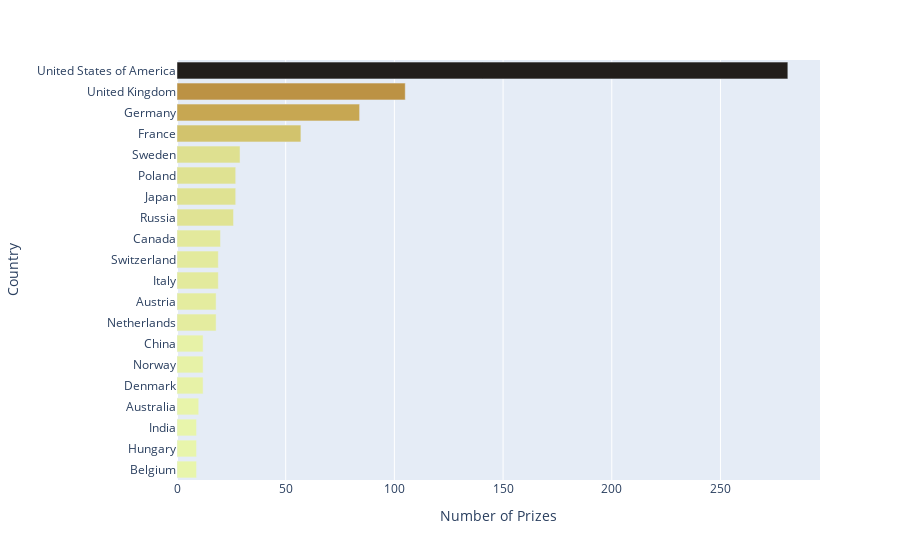

Notebook source saved alongside this figure:
### Code cell
bar_chart = px.bar(x=top20_countries.prize, y=top20_countries.birth_country_current, orientation="h",
                   color=top20_countries.prize, color_continuous_scale='turbid')
bar_chart.update_layout(xaxis_title='Number of Prizes', 
                    yaxis_title='Country',
                    coloraxis_showscale=False)
bar_chart.show()

### Figure 1 — Plotly figure (JSON) as saved in the notebook; plotly's stock layout.template omitted (floating-point values rounded to 4 significant figures)
{"data": [{"alignmentgroup": "True", "hovertemplate": "x=%{x}<br>y=%{y}<br>color=%{marker.color}<extra></extra>", "legendgroup": "", "marker": {"color": [9, 9, 9, 10, 12, 12, 12, 18, 18, 19, 19, 20, 26, 27, 27, 29, 57, 84, 105, 281], "coloraxis": "coloraxis", "pattern": {"shape": ""}}, "name": "", "offsetgroup": "", "orientation": "h", "showlegend": false, "textposition": "auto", "type": "bar", "x": [9, 9, 9, 10, 12, 12, 12, 18, 18, 19, 19, 20, 26, 27, 27, 29, 57, 84, 105, 281], "xaxis": "x", "y": ["Belgium", "Hungary", "India", "Australia", "Denmark", "Norway", "China", "Netherlands", "Austria", "Italy", "Switzerland", "Canada", "Russia", "Japan", "Poland", "Sweden", "France", "Germany", "United Kingdom", "United States of America"], "yaxis": "y"}], "layout": {"barmode": "relative", "coloraxis": {"colorbar": {"title": {"text": "color"}}, "colorscale": [[0, "rgb(232, 245, 171)"], [0.09091, "rgb(220, 219, 137)"], [0.1818, "rgb(209, 193, 107)"], [0.2727, "rgb(199, 168, 83)"], [0.3636, "rgb(186, 143, 66)"], [0.4545, "rgb(170, 121, 60)"], [0.5455, "rgb(151, 103, 58)"], [0.6364, "rgb(129, 87, 56)"], [0.7273, "rgb(104, 72, 53)"], [0.8182, "rgb(80, 59, 46)"], [0.9091, "rgb(57, 45, 37)"], [1, "rgb(34, 30, 27)"]], "showscale": false}, "legend": {"tracegroupgap": 0}, "margin": {"t": 60}, "xaxis": {"anchor": "y", "domain": [0, 1], "title": {"text": "Number of Prizes"}}, "yaxis": {"anchor": "x", "domain": [0, 1], "title": {"text": "Country"}}}}
